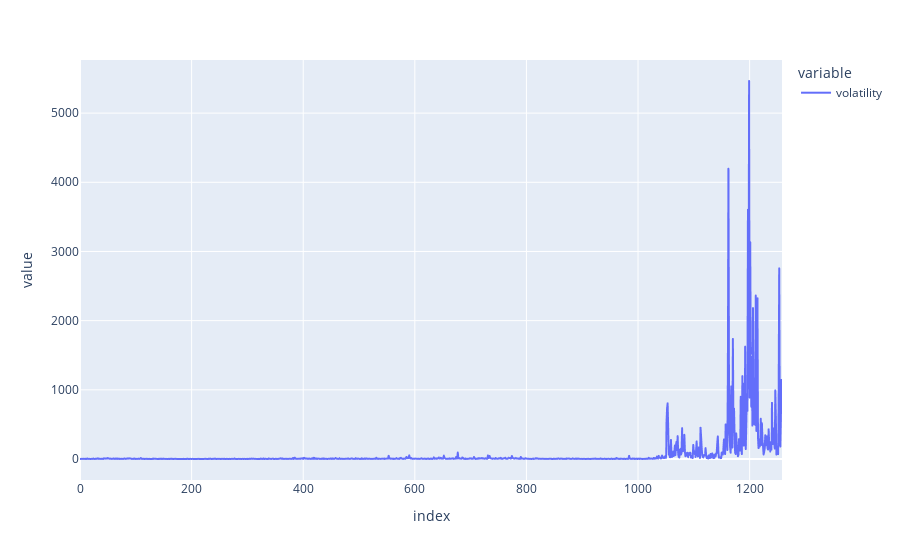

Notebook code for this chart:
### Code cell
px.line(tesla_stock.volatility)

### Figure 1 — Plotly figure (JSON) as saved in the notebook; plotly's stock layout.template omitted (floating-point values rounded to 4 significant figures; data arrays with more than 128 entries replaced by an {"elided": "..."} marker saying what was removed)
{"data": [{"hovertemplate": "variable=volatility<br>index=%{x}<br>value=%{y}<extra></extra>", "legendgroup": "volatility", "line": {"color": "#636efa", "dash": "solid"}, "mode": "lines", "name": "volatility", "showlegend": true, "type": "scattergl", "x": {"elided": "1259 int values"}, "xaxis": "x", "y": {"elided": "1259 float values"}, "yaxis": "y"}], "layout": {"legend": {"title": {"text": "variable"}, "tracegroupgap": 0}, "margin": {"t": 60}, "xaxis": {"anchor": "y", "domain": [0.0, 1.0], "title": {"text": "index"}}, "yaxis": {"anchor": "x", "domain": [0.0, 1.0], "title": {"text": "value"}}}}
